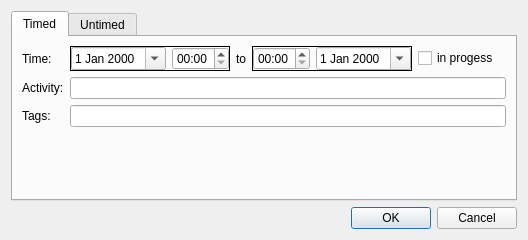
<?xml version="1.0" encoding="UTF-8"?>
<ui version="4.0">
 <class>ActivityDialog</class>
 <widget class="QDialog" name="ActivityDialog">
  <property name="geometry">
   <rect>
    <x>0</x>
    <y>0</y>
    <width>528</width>
    <height>240</height>
   </rect>
  </property>
  <property name="windowTitle">
   <string>Add earlier activity</string>
  </property>
  <layout class="QVBoxLayout" name="verticalLayout">
   <item>
    <widget class="QTabWidget" name="tabWidget">
     <property name="currentIndex">
      <number>0</number>
     </property>
     <widget class="QWidget" name="tabTimed">
      <attribute name="title">
       <string>Timed</string>
      </attribute>
      <layout class="QGridLayout" name="gridLayout">
       <item row="1" column="0">
        <widget class="QLabel" name="lblActivity">
         <property name="text">
          <string>Activity:</string>
         </property>
        </widget>
       </item>
       <item row="0" column="1">
        <layout class="QHBoxLayout" name="horizontalLayout">
         <item>
          <widget class="QFrame" name="frStartedAt">
           <property name="frameShape">
            <enum>QFrame::Box</enum>
           </property>
           <property name="frameShadow">
            <enum>QFrame::Plain</enum>
           </property>
           <property name="lineWidth">
            <number>1</number>
           </property>
           <layout class="QHBoxLayout" name="horizontalLayout_4">
            <property name="margin">
             <number>0</number>
            </property>
            <item>
             <widget class="QDateEdit" name="deStartedAt">
              <property name="calendarPopup">
               <bool>true</bool>
              </property>
             </widget>
            </item>
            <item>
             <widget class="QTimeEdit" name="teStartedAt">
              <property name="currentSection">
               <enum>QDateTimeEdit::HourSection</enum>
              </property>
              <property name="displayFormat">
               <string>HH:mm</string>
              </property>
             </widget>
            </item>
           </layout>
          </widget>
         </item>
         <item>
          <widget class="QLabel" name="lblTo">
           <property name="text">
            <string>to</string>
           </property>
          </widget>
         </item>
         <item>
          <widget class="QFrame" name="frEndedAt">
           <property name="frameShape">
            <enum>QFrame::Box</enum>
           </property>
           <property name="frameShadow">
            <enum>QFrame::Plain</enum>
           </property>
           <layout class="QHBoxLayout" name="horizontalLayout_5">
            <property name="margin">
             <number>0</number>
            </property>
            <item>
             <widget class="QTimeEdit" name="teEndedAt">
              <property name="currentSection">
               <enum>QDateTimeEdit::HourSection</enum>
              </property>
              <property name="displayFormat">
               <string>HH:mm</string>
              </property>
             </widget>
            </item>
            <item>
             <widget class="QDateEdit" name="deEndedAt">
              <property name="calendarPopup">
               <bool>true</bool>
              </property>
             </widget>
            </item>
           </layout>
          </widget>
         </item>
         <item>
          <widget class="QCheckBox" name="cbInProgress">
           <property name="text">
            <string>in progess</string>
           </property>
          </widget>
         </item>
         <item>
          <spacer name="horizontalSpacer_3">
           <property name="orientation">
            <enum>Qt::Horizontal</enum>
           </property>
           <property name="sizeHint" stdset="0">
            <size>
             <width>40</width>
             <height>20</height>
            </size>
           </property>
          </spacer>
         </item>
        </layout>
       </item>
       <item row="2" column="1">
        <widget class="TagsLineEdit" name="leTags"/>
       </item>
       <item row="2" column="0">
        <widget class="QLabel" name="lblTags">
         <property name="text">
          <string>Tags:</string>
         </property>
        </widget>
       </item>
       <item row="1" column="1">
        <widget class="ActivityLineEdit" name="leActivity">
         <property name="placeholderText">
          <string/>
         </property>
        </widget>
       </item>
       <item row="0" column="0">
        <widget class="QLabel" name="lblTime">
         <property name="text">
          <string>Time:</string>
         </property>
        </widget>
       </item>
       <item row="3" column="0" colspan="2">
        <spacer name="verticalSpacer">
         <property name="orientation">
          <enum>Qt::Vertical</enum>
         </property>
         <property name="sizeHint" stdset="0">
          <size>
           <width>20</width>
           <height>40</height>
          </size>
         </property>
        </spacer>
       </item>
      </layout>
     </widget>
     <widget class="QWidget" name="tabUntimed">
      <attribute name="title">
       <string>Untimed</string>
      </attribute>
      <layout class="QGridLayout" name="gridLayout_2">
       <item row="0" column="1">
        <layout class="QHBoxLayout" name="horizontalLayout_3">
         <item>
          <widget class="QDateEdit" name="deUntimedDate">
           <property name="calendarPopup">
            <bool>true</bool>
           </property>
          </widget>
         </item>
         <item>
          <spacer name="horizontalSpacer">
           <property name="orientation">
            <enum>Qt::Horizontal</enum>
           </property>
           <property name="sizeHint" stdset="0">
            <size>
             <width>40</width>
             <height>20</height>
            </size>
           </property>
          </spacer>
         </item>
        </layout>
       </item>
       <item row="1" column="1">
        <layout class="QHBoxLayout" name="horizontalLayout_2">
         <item>
          <widget class="QSpinBox" name="sbUntimedHours">
           <property name="maximum">
            <number>23</number>
           </property>
          </widget>
         </item>
         <item>
          <widget class="QLabel" name="lblUntimedHours">
           <property name="text">
            <string>hours</string>
           </property>
          </widget>
         </item>
         <item>
          <widget class="QSpinBox" name="sbUntimedMinutes">
           <property name="maximum">
            <number>59</number>
           </property>
           <property name="singleStep">
            <number>5</number>
           </property>
           <property name="value">
            <number>15</number>
           </property>
          </widget>
         </item>
         <item>
          <widget class="QLabel" name="lblUntimedMinutes">
           <property name="text">
            <string>minutes</string>
           </property>
          </widget>
         </item>
         <item>
          <spacer name="horizontalSpacer_2">
           <property name="orientation">
            <enum>Qt::Horizontal</enum>
           </property>
           <property name="sizeHint" stdset="0">
            <size>
             <width>40</width>
             <height>20</height>
            </size>
           </property>
          </spacer>
         </item>
        </layout>
       </item>
       <item row="4" column="1">
        <spacer name="verticalSpacer_2">
         <property name="orientation">
          <enum>Qt::Vertical</enum>
         </property>
         <property name="sizeHint" stdset="0">
          <size>
           <width>20</width>
           <height>40</height>
          </size>
         </property>
        </spacer>
       </item>
       <item row="1" column="0">
        <widget class="QLabel" name="lblUntimedDuration">
         <property name="text">
          <string>Duration:</string>
         </property>
        </widget>
       </item>
       <item row="0" column="0">
        <widget class="QLabel" name="lblUntimedDate">
         <property name="text">
          <string>Date:</string>
         </property>
        </widget>
       </item>
       <item row="2" column="0">
        <widget class="QLabel" name="lblUntimedActivity">
         <property name="text">
          <string>Activity:</string>
         </property>
        </widget>
       </item>
       <item row="2" column="1" colspan="2">
        <widget class="ActivityLineEdit" name="leUntimedActivity"/>
       </item>
       <item row="3" column="0">
        <widget class="QLabel" name="lblUntimedTags">
         <property name="text">
          <string>Tags:</string>
         </property>
        </widget>
       </item>
       <item row="3" column="1" colspan="2">
        <widget class="TagsLineEdit" name="leUntimedTags"/>
       </item>
      </layout>
      <zorder>lblUntimedDuration</zorder>
      <zorder>lblUntimedDate</zorder>
      <zorder>lblUntimedActivity</zorder>
      <zorder>leUntimedActivity</zorder>
      <zorder>lblUntimedTags</zorder>
      <zorder>leUntimedTags</zorder>
     </widget>
    </widget>
   </item>
   <item>
    <widget class="QDialogButtonBox" name="buttonBox">
     <property name="orientation">
      <enum>Qt::Horizontal</enum>
     </property>
     <property name="standardButtons">
      <set>QDialogButtonBox::Cancel|QDialogButtonBox::Ok</set>
     </property>
    </widget>
   </item>
  </layout>
 </widget>
 <customwidgets>
  <customwidget>
   <class>ActivityLineEdit</class>
   <extends>QLineEdit</extends>
   <header>activitylineedit.h</header>
  </customwidget>
  <customwidget>
   <class>TagsLineEdit</class>
   <extends>QLineEdit</extends>
   <header>tagslineedit.h</header>
  </customwidget>
 </customwidgets>
 <tabstops>
  <tabstop>cbInProgress</tabstop>
  <tabstop>leActivity</tabstop>
  <tabstop>leTags</tabstop>
  <tabstop>buttonBox</tabstop>
  <tabstop>tabWidget</tabstop>
  <tabstop>deUntimedDate</tabstop>
  <tabstop>sbUntimedHours</tabstop>
  <tabstop>sbUntimedMinutes</tabstop>
  <tabstop>leUntimedActivity</tabstop>
  <tabstop>leUntimedTags</tabstop>
 </tabstops>
 <resources/>
 <connections>
  <connection>
   <sender>buttonBox</sender>
   <signal>accepted()</signal>
   <receiver>ActivityDialog</receiver>
   <slot>accept()</slot>
   <hints>
    <hint type="sourcelabel">
     <x>248</x>
     <y>254</y>
    </hint>
    <hint type="destinationlabel">
     <x>157</x>
     <y>274</y>
    </hint>
   </hints>
  </connection>
  <connection>
   <sender>buttonBox</sender>
   <signal>rejected()</signal>
   <receiver>ActivityDialog</receiver>
   <slot>reject()</slot>
   <hints>
    <hint type="sourcelabel">
     <x>316</x>
     <y>260</y>
    </hint>
    <hint type="destinationlabel">
     <x>286</x>
     <y>274</y>
    </hint>
   </hints>
  </connection>
  <connection>
   <sender>leActivity</sender>
   <signal>textEdited(QString)</signal>
   <receiver>leUntimedActivity</receiver>
   <slot>setText(QString)</slot>
   <hints>
    <hint type="sourcelabel">
     <x>399</x>
     <y>102</y>
    </hint>
    <hint type="destinationlabel">
     <x>404</x>
     <y>140</y>
    </hint>
   </hints>
  </connection>
  <connection>
   <sender>leUntimedActivity</sender>
   <signal>textEdited(QString)</signal>
   <receiver>leActivity</receiver>
   <slot>setText(QString)</slot>
   <hints>
    <hint type="sourcelabel">
     <x>404</x>
     <y>140</y>
    </hint>
    <hint type="destinationlabel">
     <x>399</x>
     <y>102</y>
    </hint>
   </hints>
  </connection>
  <connection>
   <sender>leTags</sender>
   <signal>textEdited(QString)</signal>
   <receiver>leUntimedTags</receiver>
   <slot>setText(QString)</slot>
   <hints>
    <hint type="sourcelabel">
     <x>399</x>
     <y>137</y>
    </hint>
    <hint type="destinationlabel">
     <x>401</x>
     <y>175</y>
    </hint>
   </hints>
  </connection>
  <connection>
   <sender>leUntimedTags</sender>
   <signal>textEdited(QString)</signal>
   <receiver>leTags</receiver>
   <slot>setText(QString)</slot>
   <hints>
    <hint type="sourcelabel">
     <x>401</x>
     <y>175</y>
    </hint>
    <hint type="destinationlabel">
     <x>399</x>
     <y>137</y>
    </hint>
   </hints>
  </connection>
 </connections>
</ui>
